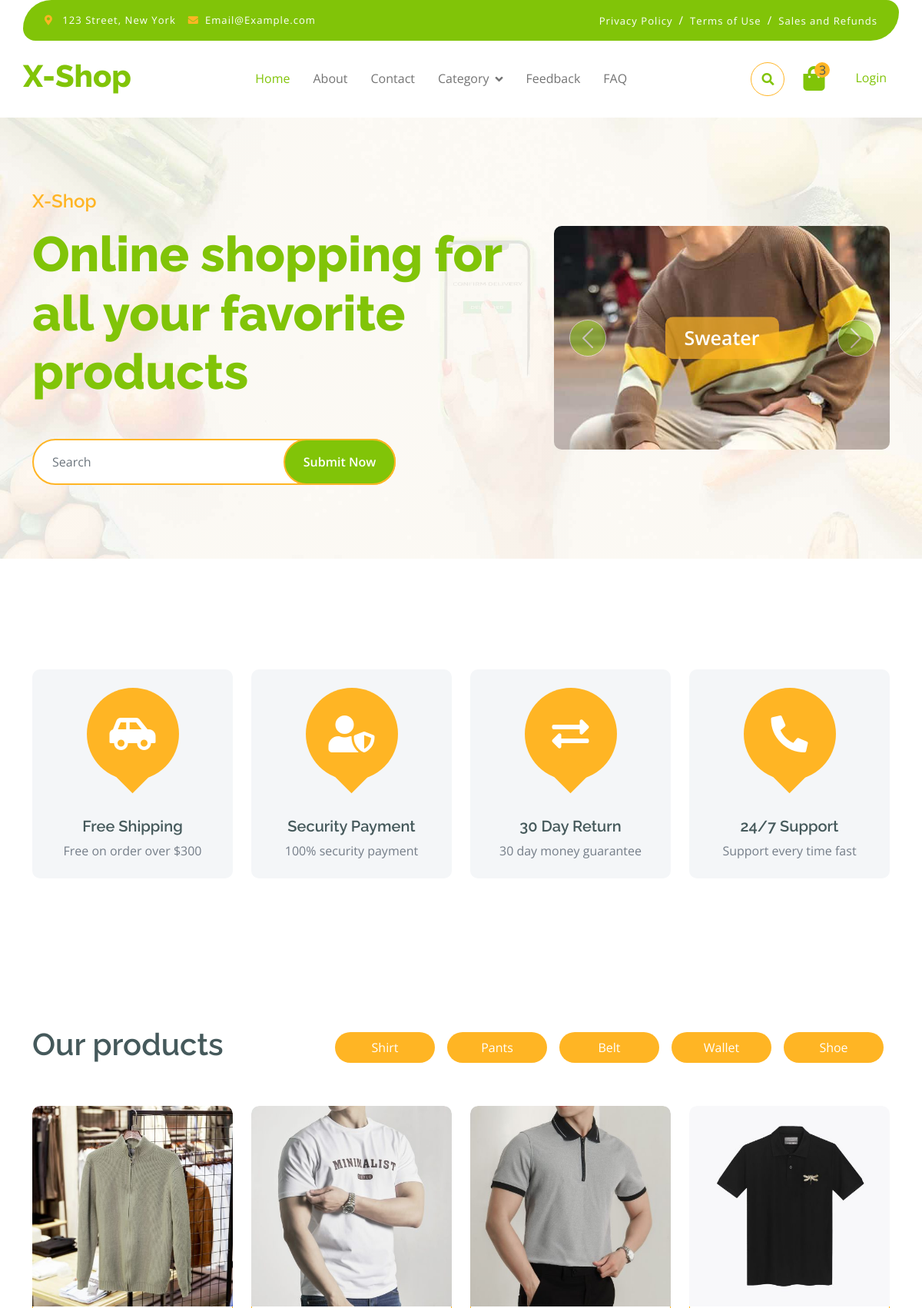
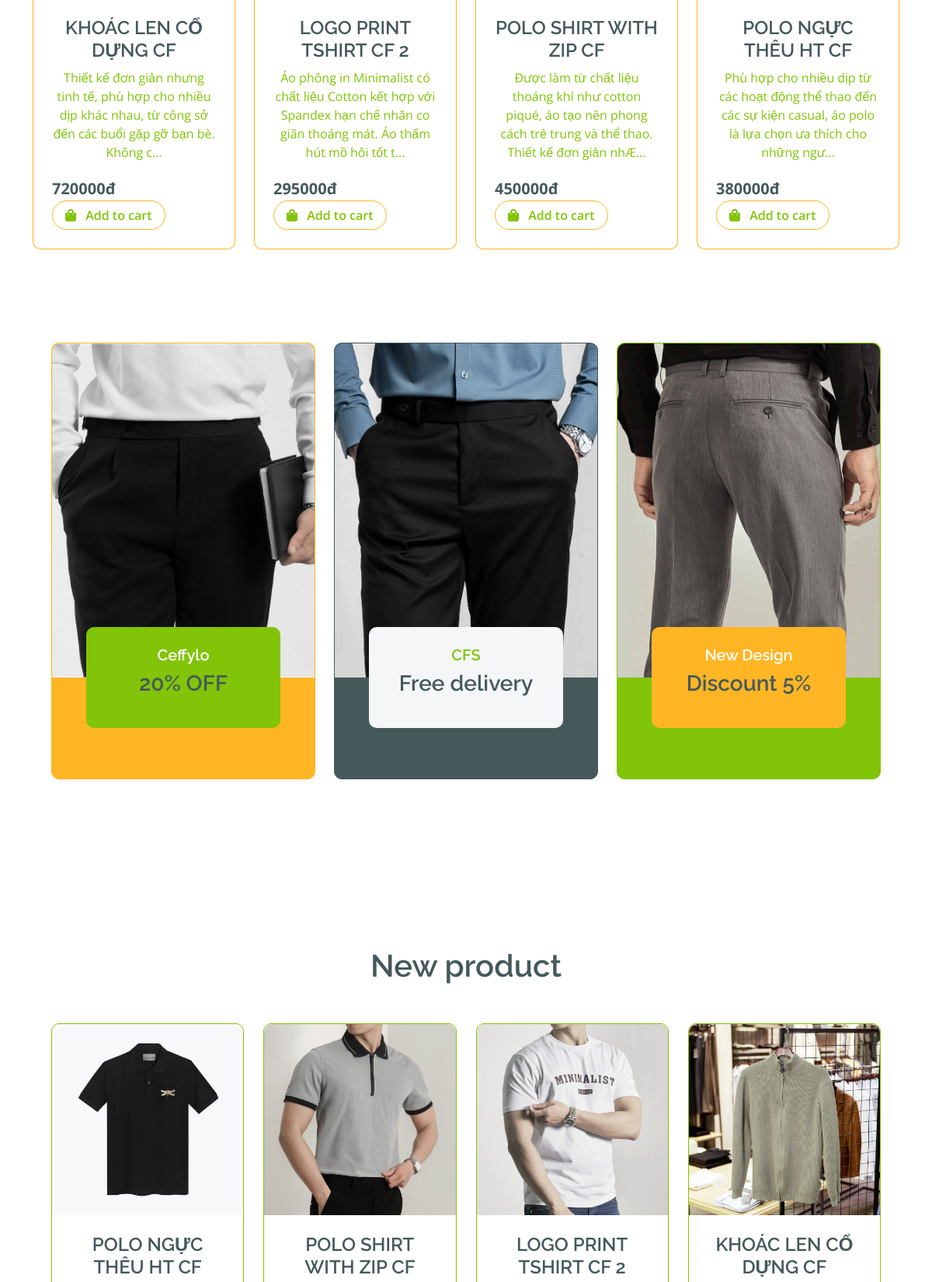
The page / (upper part) on the database its author committed (2 pictures, top to bottom).
### tables this page shows
CREATE TABLE `danhmuc` (
  `id` int(11) NOT NULL,
  `name` varchar(225) NOT NULL
);

CREATE TABLE `sanpham` (
  `id` int(11) NOT NULL,
  `name` varchar(225) NOT NULL,
  `image` varchar(225) DEFAULT NULL,
  `price` int(11) NOT NULL DEFAULT 0,
  `mota` text DEFAULT NULL,
  `luotxem` int(11) NOT NULL DEFAULT 0,
  `iddm` int(11) NOT NULL
);

### model/pdo.php (called while the page is built, shortened)
<?php
function pdo_get_connection()
{
    $servername = "localhost";
    $username = "root";
    $password = "";
    try {
        $conn = new PDO("mysql:host=$servername;dbname=duanmau2024", $username, $password);
        $conn->setAttribute(PDO::ATTR_ERRMODE, PDO::ERRMODE_EXCEPTION);
        return $conn;
    } catch (PDOException $e) {
        echo "Connection failed: " . $e->getMessage();
    }
}
function pdo_query($sql)
{
    $sql_args = array_slice(func_get_args(), 1);
    try {
        $conn = pdo_get_connection();
        $stmt = $conn->prepare($sql);
        $stmt->execute($sql_args);
        $rows = $stmt->fetchAll();
        return $rows;
    } catch (PDOException $e) {
        throw $e;
    } finally {
        unset($conn);
    }
}
?>

### model/danhmuc.php (called while the page is built, shortened)
<?php
function loadall_danhmuc_main()
{
    $sql = "SELECT * FROM danhmuc ORDER BY id ASC LIMIT 5";
    $listdanhmuc = pdo_query($sql);
    return $listdanhmuc;
}

### model/sanpham.php (called while the page is built, shortened)
<?php
 function loadall_sanpham_home()
 {
     $sql = "select * from sanpham where 1 order by id asc limit 0,9";
     $listsanpham = pdo_query($sql);
     return $listsanpham;
 }
function load_sanpham_new()
{
    $sql = "SELECT * FROM sanpham ORDER BY id DESC";
    $spnew = pdo_query($sql);
    return $spnew;
}

### global.php (called while the page is built)
<?php
    $img_path = "upload/";
?>

### view/home.php (the view, shortened to what this page needs)
<div class="container-fluid py-5 mb-5 hero-header">
    <div class="container py-5">
        <div class="row g-5 align-items-center">
            <div class="col-md-12 col-lg-7">
                <h4 class="mb-3 text-secondary">X-Shop</h4>
                <h1 class="mb-5 display-3 text-primary">Online shopping for all your favorite products</h1>
                <div class="position-relative mx-auto">
                    <form action="index.php?act=sanpham" method="post">
                        <input class="form-control border-2 border-secondary w-75 py-3 px-4 rounded-pill" name="kyw"
                               type="text"
                               placeholder="Search">
                        <button type="submit" name="timkiem"
                                class="btn btn-primary border-2 border-secondary py-3 px-4 position-absolute rounded-pill text-white h-100"
                                style="top: 0; right: 25%;">Submit Now
                        </button>
                    </form>
                </div>
            </div>
            <div class="col-md-12 col-lg-5">
                <div id="carouselId" class="carousel slide position-relative" data-bs-ride="carousel">
                    <div class="carousel-inner" role="listbox">
                        <div class="carousel-item active rounded">
                            <img src="view/img/banner-small1.jpg" class="img-fluid w-100 h-100 bg-secondary rounded"
                                 alt="First slide">
                            <a href="#" class="btn px-4 py-2 text-white rounded">Sweater</a>
                        </div>
                    </div>
                    <button class="carousel-control-prev" type="button" data-bs-target="#carouselId"
                            data-bs-slide="prev">
                        <span class="carousel-control-prev-icon" aria-hidden="true"></span>
                    </button>
                    <button class="carousel-control-next" type="button" data-bs-target="#carouselId"
                            data-bs-slide="next">
                        <span class="carousel-control-next-icon" aria-hidden="true"></span>
                    </button>
                </div>
            </div>
        </div>
    </div>
</div>
<div class="container-fluid featurs py-5">
    <div class="container py-5">
        <div class="row g-4">
            <div class="col-md-6 col-lg-3">
                <div class="featurs-item text-center rounded bg-light p-4">
                    <div class="featurs-icon btn-square rounded-circle bg-secondary mb-5 mx-auto">
                        <i class="fas fa-car-side fa-3x text-white"></i>
                    </div>
                    <div class="featurs-content text-center">
                        <h5>Free Shipping</h5>
                        <p class="mb-0">Free on order over $300</p>
                    </div>
                </div>
            </div>
            <div class="col-md-6 col-lg-3">
                <div class="featurs-item text-center rounded bg-light p-4">
                    <div class="featurs-icon btn-square rounded-circle bg-secondary mb-5 mx-auto">
                        <i class="fas fa-user-shield fa-3x text-white"></i>
                    </div>
                    <div class="featurs-content text-center">
                        <h5>Security Payment</h5>
                        <p class="mb-0">100% security payment</p>
                    </div>
                </div>
            </div>
            <div class="col-md-6 col-lg-3">
                <div class="featurs-item text-center rounded bg-light p-4">
                    <div class="featurs-icon btn-square rounded-circle bg-secondary mb-5 mx-auto">
                        <i class="fas fa-exchange-alt fa-3x text-white"></i>
                    </div>
                    <div class="featurs-content text-center">
                        <h5>30 Day Return</h5>
                        <p class="mb-0">30 day money guarantee</p>
                    </div>
                </div>
            </div>
            <div class="col-md-6 col-lg-3">
                <div class="featurs-item text-center rounded bg-light p-4">
                    <div class="featurs-icon btn-square rounded-circle bg-secondary mb-5 mx-auto">
                        <i class="fa fa-phone-alt fa-3x text-white"></i>
                    </div>
                    <div class="featurs-content text-center">
                        <h5>24/7 Support</h5>
                        <p class="mb-0">Support every time fast</p>
                    </div>
                </div>
            </div>
        </div>
    </div>
</div>
<div class="container-fluid fruite py-5">
    <div class="container py-5">
        <div class="tab-class text-center">
            <div class="row g-4">
                <div class="col-lg-4 text-start">
                    <h1>Our products</h1>
                </div>
                <div class="col-lg-8 text-end">
                    <ul class="nav nav-pills d-inline-flex text-center mb-5">
                        <?php
                        foreach ($dsdm_main as $dm) {
                            extract($dm);
                            $linkdm = "index.php?act=sanpham&iddm=" . $id;
                            echo '<li class="nav-item">
                            <a href="' . $linkdm . '" class="d-flex m-2 py-2 bg-light rounded-pill active" >
                              <span class="text-dark" style="width: 130px;">' . $name . '</span>
                            </a>
                        </li>';
                        }
                        ?>
                    </ul>
                </div>
            </div>
            <div class="tab-content">
                <div id="tab-1" class="tab-pane fade show p-0 active">
                    <div class="row g-4">
                        <div class="col-lg-12">
                            <div class="row g-4">
                                <?php
                                foreach ($spnew as $sp) {
                                    extract($sp);
                                    $linksp = "index.php?act=sanphamct&idsp=" . $id;
                                    $hinh = $img_path . $image;
                                    $mota_trimmed = strlen($mota) > 150 ? substr($mota, 0, 150) . '...' : $mota;
                                    echo '<div class="col-md-6 col-lg-4 col-xl-3">
                                    <div class="rounded position-relative fruite-item">
                                    <a href="' . $linksp . '">
                                        <div class="fruite-img">
                                            <img src="' . $hinh . '" class="img-fluid w-100 rounded-top"
                                                 alt="">
                                        </div>
                                        <div class="p-4 border border-secondary border-top-0 rounded-bottom">
                                            <h4>' . $name . '</h4>
                                            <p>' . $mota_trimmed . '</p>
                                            <div class="d-flex justify-content-between flex-lg-wrap">
                                                <p class="text-dark fs-5 fw-bold mt-1 mb-0">' . $price . 'đ</p>
                                                <a href="#"
                                                   class="btn border border-secondary rounded-pill px-3 text-primary"><i
                                                            class="fa fa-shopping-bag me-2 text-primary"></i> Add to
                                                    cart</a>
                                            </div>
                                        </div>
                                        </a>
                                    </div>
                                </div>';
                                }
                                ?>
                                <div class="container-fluid service py-5">
                                    <div class="container py-5">
                                        <div class="row g-4 justify-content-center">
                                            <div class="col-md-6 col-lg-4">
                                                <a href="#">
                                                    <div class="service-item bg-secondary rounded border border-secondary">
                                                        <img src="view/img/home2.jpg"
                                                             class="img-fluid rounded-top w-100" alt="">
                                                        <div class="px-4 rounded-bottom">
                                                            <div class="service-content bg-primary text-center p-4 rounded">
                                                                <h5 class="text-white">Ceffylo</h5>
                                                                <h3 class="mb-0">20% OFF</h3>
                                                            </div>
                                                        </div>
                                                    </div>
                                                </a>
                                            </div>
                                            <div class="col-md-6 col-lg-4">
                                                <a href="#">
                                                    <div class="service-item bg-dark rounded border border-dark">
                                                        <img src="view/img/home3.jpg"
                                                             class="img-fluid rounded-top w-100" alt="">
                                                        <div class="px-4 rounded-bottom">
                                                            <div class="service-content bg-light text-center p-4 rounded">
                                                                <h5 class="text-primary">CFS</h5>
                                                                <h3 class="mb-0">Free delivery</h3>
                                                            </div>
                                                        </div>
                                                    </div>
                                                </a>
                                            </div>
                                            <div class="col-md-6 col-lg-4">
                                                <a href="#">
                                                    <div class="service-item bg-primary rounded border border-primary">
                                                        <img src="view/img/home4.jpg"
                                                             class="img-fluid rounded-top w-100" alt="">
                                                        <div class="px-4 rounded-bottom">
                                                            <div class="service-content bg-secondary text-center p-4 rounded">
                                                                <h5 class="text-white">New Design</h5>
                                                                <h3 class="mb-0">Discount 5%</h3>
                                                            </div>
                                                        </div>
                                                    </div>
                                                </a>
                                            </div>
                                        </div>
                                    </div>
                                </div>
                                <div class="container-fluid vesitable py-5">
                                    <div class="container py-5">
                                        <h1 class="mb-0">New product</h1>
                                        <div class="owl-carousel vegetable-carousel justify-content-center">
                                            <?php
                                                foreach ($newPro as $new){
                                                    extract($new);
                                                    $linksp = "index.php?act=sanphamct&idsp=" . $id;
                                                    $hinh = $img_path . $image;
                                                    $mota_trimmed = strlen($mota) > 150 ? substr($mota, 0, 150) . '...' : $mota;
                                                    echo '<div class="border border-primary rounded position-relative vesitable-item">
                                                        <a href="'.$linksp.'">
                                                <div class="vesitable-img">
                                                    <img src="' . $hinh . '"
                                                         class="img-fluid w-100 rounded-top" alt="">
                                                </div>
                                                <div class="p-4 rounded-bottom">
                                                    <h4>' . $name . '</h4>
                                                    <p>' . $mota_trimmed . '</p>
                                                    <div class="d-flex justify-content-between flex-lg-wrap">
                                                        <p class="text-dark fs-5 fw-bold mb-0">' . $price . 'đ</p>
                                                        <a href="#"
                                                           class="btn border border-secondary rounded-pill px-3 text-primary"><i
                                                                    class="fa fa-shopping-bag me-2 text-primary"></i>
                                                            Add to cart</a>
                                                    </div>
                                                </div>
                                                </a>
                                            </div>';
                                                }
                                            ?>
                                        </div>
                                    </div>
                                </div>

### rows shown on the page
danhmuc: name "Shirt"
danhmuc: name "Pants"
danhmuc: name "Belt"
danhmuc: name "Wallet"
danhmuc: name "Shoe"
sanpham: image (picture), name "KHOÁC LEN CỔ DỰNG CF", mota "Thiết kế đơn giản nhưng tinh tế, phù hợp cho nhiều dịp khác nhau, từ công sở đến các buổi gặp gỡ bạn bè. Không c...", price "720000"
sanpham: image (picture), name "LOGO PRINT TSHIRT CF 2", mota "Áo phông in Minimalist có chất liệu Cotton kết hợp với Spandex hạn chế nhăn co giãn thoáng mát. Áo thấm hút mồ hôi tốt t...", price "295000"
sanpham: image (picture), name "POLO SHIRT WITH ZIP CF", mota "Được làm từ chất liệu thoáng khí như cotton piqué, áo tạo nên phong cách trẻ trung và thể thao. Thiết kế đơn giản nhÆ...", price "450000"
sanpham: image (picture), name "POLO NGỰC THÊU HT CF", mota "Phù hợp cho nhiều dịp từ các hoạt động thể thao đến các sự kiện casual, áo polo là lựa chọn ưa thích cho những ngư...", price "380000"
